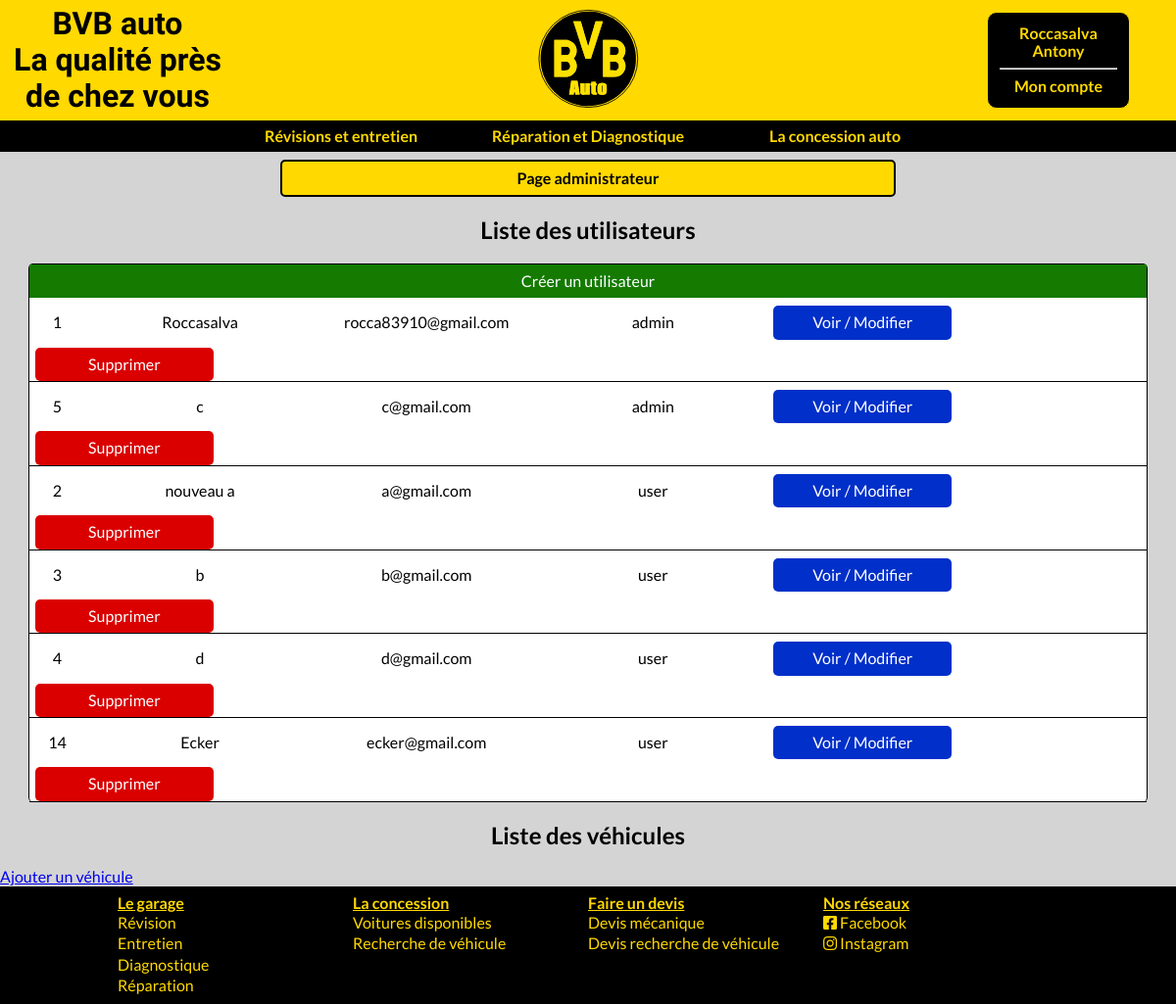
Screenshot of /admin.php (signed in) with the database file from the repository.
### tables this page shows
CREATE TABLE `user` (
  `id` int(11) NOT NULL,
  `name` varchar(255) NOT NULL,
  `firstname` varchar(255) NOT NULL,
  `email` varchar(255) NOT NULL,
  `password` varchar(255) NOT NULL,
  `phone` int(11) NOT NULL,
  `address` varchar(255) NOT NULL,
  `city` varchar(255) NOT NULL,
  `postal` int(11) NOT NULL,
  `role` varchar(255) NOT NULL
);

### admin.php (the view, shortened to what this page needs)
<?php
$bdd = Database::connect();
$stmtU = $bdd ->prepare('SELECT * FROM user ORDER BY `role` ASC');
$stmtU->execute();
$allUsers = $stmtU->fetchAll();
include('include/head.php');
include('include/header.php');
?>
<h2 class="cen-tit">Liste des utilisateurs</h2>
<section class='user-admin'>
    <a href="createU.php">Créer un utilisateur</a>
    <?php
        foreach($allUsers as $user){
            echo'
            <div class="user-tab">
                <p>'. $user['id'] . '</p>
                <p>'. $user['name'] . '</p>
                <p>'. $user['email'] . '</p>
                <p>'. $user['role'] . '</p>
                <a href="updateU.php?id=' . $user['id'] . '">Voir / Modifier</a>
                <a href="deleteU.php?id=' . $user['id'] . '">Supprimer</a>
            </div>';
        }
    ?>
</section>
<h2 class="cen-tit">Liste des véhicules</h2>
<section>
    <a href="createC.php">Ajouter un véhicule</a>
</section>
<?php
include('include/footer.php');
?>

### include/header.php
<?php
$bdd = Database::connect();
if(!empty($_SESSION)){
    $stmt = $bdd->prepare('SELECT * FROM user WHERE id=?');
    $stmt->execute([$_SESSION['id']]);
    $user = $stmt->fetch();
}
?>
<body>
    <header>
        <div>
            <h1>BVB auto<br>La qualité près de chez vous</h1>
            <div class="header-logo">
                <a href="index.php">
                    <img src="assets/pictures/bvb_logo.svg" alt="logo BVB auto">
                </a>
            </div>
            <div class="header-Rbutton">
                <?php
                    if(!empty($_SESSION)){
                        echo'<a class="connected" href="my-account.php">
                                <p>' . $user['name'] . ' ' . $user['firstname'] . '</p>
                                <hr>
                                <p>Mon compte</p>
                            </a>';
                    }else{
                        echo
                        '<a href="inscription.php">S\'inscrire</a>
                        <a href="connexion.php">Se connecter</a>';
                    }
                ?>
            </div>
        </div>
        <nav>
            <a href="maintenance.php">Révisions et entretien</a>
            <a href="meca.php">Réparation et Diagnostique</a>
            <a href="catalog.php">La concession auto</a>
        </nav>
    </header>
    <?php
        if(!empty($_SESSION) && $user['role']=='admin'){
            echo '<a class="admin-btn" href="admin.php">Page administrateur</a>';
        }
    ?>

### assets/css/style.css (style rules this page uses)
:root { --base-yellow: #FFD900; --base-yellow-op: rgba(255, 217, 0, 0.65); --base-yellow-op2: rgba(255, 217, 0, 0.85); --base-txt-color: #000000; --base-grey: #d4d4d4; --marg-top-element: 2vh; --base-anthracite: rgb(71, 71, 71); }
body { font-family: 'Lato', sans-serif; background: var(--base-grey); background-size: cover; }
.cen-tit { text-align:center; }
header { background:var(--base-yellow); }
header>div { display:flex; justify-content: space-between; align-items: center; }
header>div>h1 { margin:0; font-family: 'Dancing Script', cursive; text-align:center; width: 20%; cursor:default; }
.header-logo { width: 20%; text-align: center; }
.header-logo>a>img { width:35%; margin:1vh 0; transition:0.2s; border-radius:50%; }
.header-Rbutton { width: 20%; text-align:center; }
.header-Rbutton>a { text-decoration: none; color:var(--base-yellow); background:var(--base-txt-color); padding:1.5vh 1vw; transition:0.2s; display:block; width:max-content; margin:0 auto; width:35%; font-weight:bold; }
.header-Rbutton>a:first-child { border-top-left-radius: 10px; border-top-right-radius: 10px; border:1px solid var(--base-yellow); }
.header-Rbutton>a:last-child { border-bottom-left-radius: 10px; border-bottom-right-radius: 10px; border:1px solid var(--base-yellow); }
.connected>p { margin:0; }
.connected>p:last-child { margin-top:1vh; }
.connected>hr { color:var(--base-yellow); }
header>nav { display:flex; justify-content: center; align-items: center; background:var(--base-txt-color); }
header>nav>a { padding:0.5vh 0; margin:3px 0.5vw; width:15%; color:var(--base-yellow); text-decoration:none; text-align:center; font-weight:600; }
.admin-btn { display:block; width:50%; margin:1vh auto; padding:1vh 1vw; background:var(--base-yellow); text-decoration: none; color:black; text-align: center; border:2px solid black; font-weight:bold; border-radius:5px; }
.user-admin { width: 95%; margin:1vh auto; border:1px solid black; border-bottom: none; border-radius: 5px; background:white; }
.user-admin>a { display:block; padding:1vh; text-align: center; text-decoration: none; color:white; background:#147a00; }
.user-tab { border-bottom: 1px solid black; }
.user-tab>p:first-child { width:5%; }
.user-tab>p { display:inline-block; width:20%; text-align: center; }
.user-tab>a { display:inline-block; width:16%; text-align: center; text-decoration: none; color:black; margin:0 0.5%; padding:1vh 0; }
.user-tab>a:nth-child(5) { border-radius: 5px; background:#002fc9; color:white; }
.user-tab>a:nth-child(6) { border-radius: 5px; background:#da0000; color:white; }
@media screen and (max-width: 1306px) { header>nav>a { width:20%; } }
@media screen and (max-width: 1306px) { header>div>h1 { margin:0.5vh 0; } }
@media screen and (max-width: 1306px) { .header-logo>a>img { width:43%; } }
@media screen and (max-width: 1306px) { .header-Rbutton>a { width:50%; } }

### rows the page displays
user: name "Roccasalva", firstname "Antony", id "1", email "rocca83910@gmail.com", role "admin"
user: id "5", name "c", email "c@gmail.com", role "admin"
user: id "2", name "nouveau a", email "a@gmail.com", role "user"
user: id "3", name "b", email "b@gmail.com", role "user"
user: id "4", name "d", email "d@gmail.com", role "user"
user: id "14", name "Ecker", email "ecker@gmail.com", role "user"
